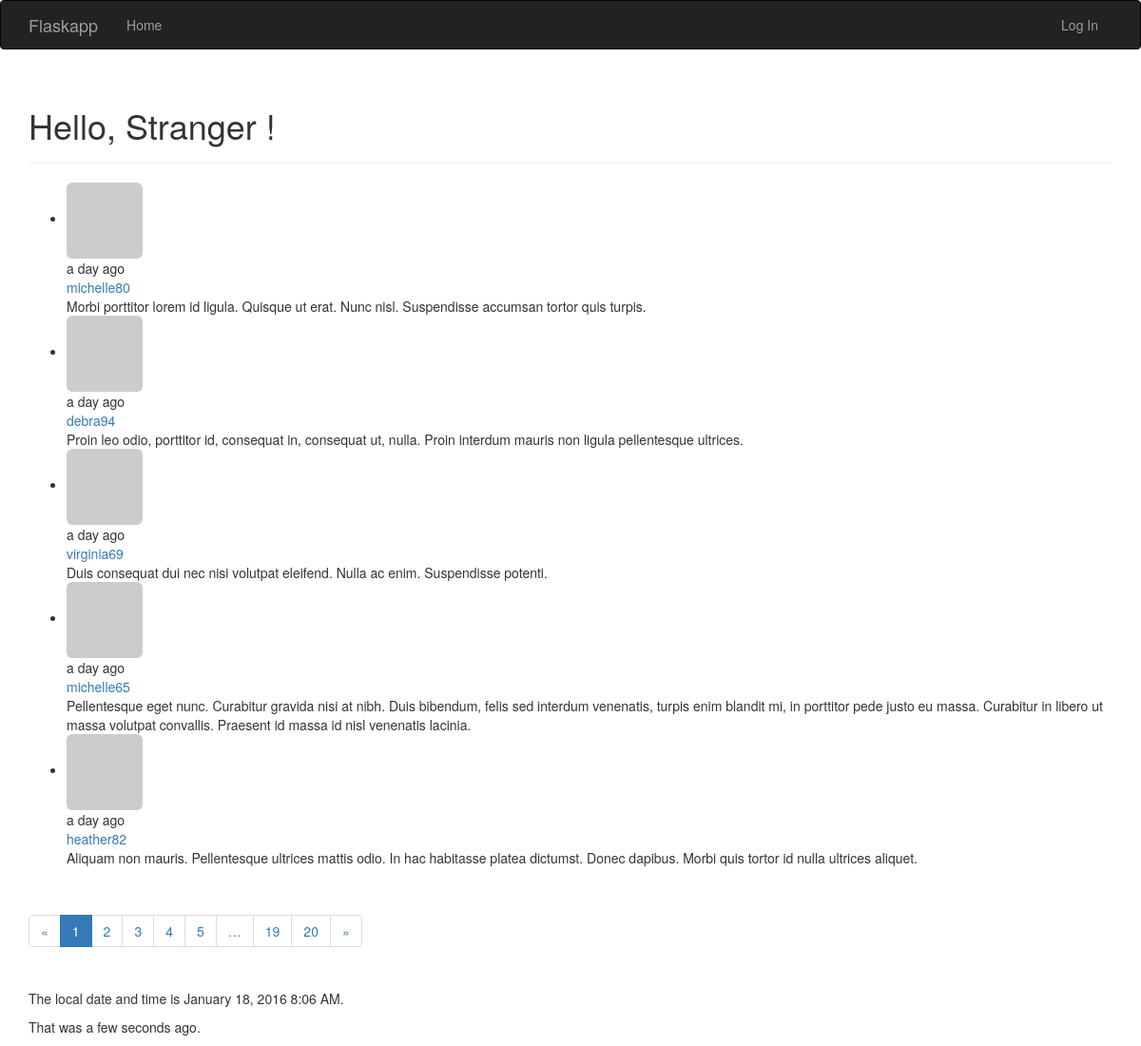
The page / on the database its author committed.
### app/models.py (models this page shows, shortened)
class Post(db.Model):
    __tablename__ = 'posts'
    id = db.Column(db.Integer, primary_key=True)
    body = db.Column(db.Text)
    timestamp = db.Column(db.DateTime, index=True, default=datetime.utcnow)
    author_id = db.Column(db.Integer, db.ForeignKey('users.id'))

class User(db.Model, UserMixin):
    __tablename__ = 'users'
    id = db.Column(db.Integer, primary_key=True)
    email = db.Column(db.String(64), unique=True, index=True)
    username = db.Column(db.String(64), unique=True, index=True)
    role_id = db.Column(db.Integer, db.ForeignKey('roles.id'))
    password_hash = db.Column(db.String(128))
    confirmed = db.Column(db.Boolean, default=False)
    name = db.Column(db.String(64))
    location = db.Column(db.String(64))
    about_me = db.Column(db.Text())
    member_since = db.Column(db.DateTime(), default=datetime.utcnow)
    last_seen = db.Column(db.DateTime(), default=datetime.utcnow)
    avatar_hash = db.Column(db.String(32))
    posts = db.relationship('Post', backref='author', lazy='dynamic')
    @property
    def password(self):
        raise AttributeError('password is not a readable attribute')
    def gravatar(self, size=100, default='identicon', rating='g'):
        if request.is_secure:
            url = 'https://secure.gravatar.com/avatar'
        else:
            url = 'http://www.gravatar.com/avatar'
        hash = self.avatar_hash or hashlib.md5(
                self.email.encode('utf-8')).hexdigest()
        return '{url}/{hash}?s={size}&d={default}&r={rating}'.format(
                url=url, hash=hash, size=size, default=default, rating=rating)

### app/main/views.py (the view)
@main.route('/', methods=['GET', 'POST'])
def index():
    form = PostForm()
    if current_user.can(Permission.WRITE_ARTICLES) and \
            form.validate_on_submit():
        post = Post(body=form.body.data,
                    author=current_user._get_current_object())
        db.session.add(post)
        return redirect(url_for('.index'))
    page = request.args.get('page', 1, type=int)
    pagination = Post.query.order_by(Post.timestamp.desc()).paginate(
            page, per_page=current_app.config['FLASKY_POSTS_PER_PAGE'],
            error_out=False)
    posts = pagination.items
    return render_template('index.html',form=form, name=session.get('name'),
                           known=session.get('known', False), posts=posts,
                           pagination=pagination, current_time=datetime.utcnow())

### app/auth/views.py (called while the page is built)
@auth.before_app_request
def before_request():
    if current_user.is_authenticated:
        current_user.ping()
        if not current_user.confirmed \
                and request.endpoint[:5] != 'auth.' \
                and request.endpoint != 'static':
            return redirect(url_for('auth.unconfirmed'))

### app/main/__init__.py (called while the page is built)
@main.app_context_processor
def inject_permissions():
    return dict(Permission=Permission)

### app/models.py (called while the page is built)
    def can(self, permissions):
        return False

### app/templates/index.html (shortened to what this page needs)
{% extends "base.html" %}
{% import "bootstrap/wtf.html" as wtf %}
{% import "_macros.html" as macros %}
{% block page_content %}
<div class="page-header">
    <h1>Hello, {% if current_user.is_authenticated %}{{ current_user.username }} !{% else %}Stranger !</h1>{% endif %}
</div>
{% include '_posts.html' %}
{% if pagination %}
<div class="pagination">
    {{ macros.pagination_widget(pagination, '.index') }}
</div>
{% endif %}
<p>The local date and time is {{ moment(current_time).format('LLL') }}.</p>
<p>That was {{ moment(current_time).fromNow(refresh=True) }}.</p>
{% endblock %}

### app/templates/_posts.html
<ul class="posts">
    {% for post in posts %}
    <li class="post">
        <div class="post-thumbnail">
            <a href="{{ url_for('.user', username=post.author.username) }}">
                <img class="img-rounded profile-thumbnail" src="{{ post.author.gravatar(size=40) }}">
            </a>
        </div>
        <div class="post-content">
            <div class="post-date">{{ moment(post.timestamp).fromNow() }}</div>
            <div class="post-author"><a href="{{ url_for('.user', username=post.author.username) }}">{{ post.author.username }}</a></div>
            <div class="post-body">{{ post.body }}</div>
        </div>
    </li>
    {% endfor %}
</ul>

### rows shown on the page
Post: timestamp "a day ago", author.username "michelle80", body "Morbi porttitor lorem id ligula. Quisque ut erat. Nunc nisl. Suspendisse accumsan tortor quis turpis."
Post: timestamp "a day ago", author.username "debra94", body "Proin leo odio, porttitor id, consequat in, consequat ut, nulla. Proin interdum mauris non ligula pellentesque ultrices."
Post: timestamp "a day ago", author.username "virginia69", body "Duis consequat dui nec nisi volutpat eleifend. Nulla ac enim. Suspendisse potenti."
Post: timestamp "a day ago", author.username "michelle65", body "Pellentesque eget nunc. Curabitur gravida nisi at nibh. Duis bibendum, felis sed interdum venenatis, turpis enim blandit mi, in porttitor pede justo eu massa. Curabitur in libero ut massa volutpat convallis. Praesent id massa id nisl venenatis lacinia."
Post: timestamp "a day ago", author.username "heather82", body "Aliquam non mauris. Pellentesque ultrices mattis odio. In hac habitasse platea dictumst. Donec dapibus. Morbi quis tortor id nulla ultrices aliquet."

### other values the page prints
{{ p }} "1"
{{ p }} "2" "3" "4" "5" "19" "20"
